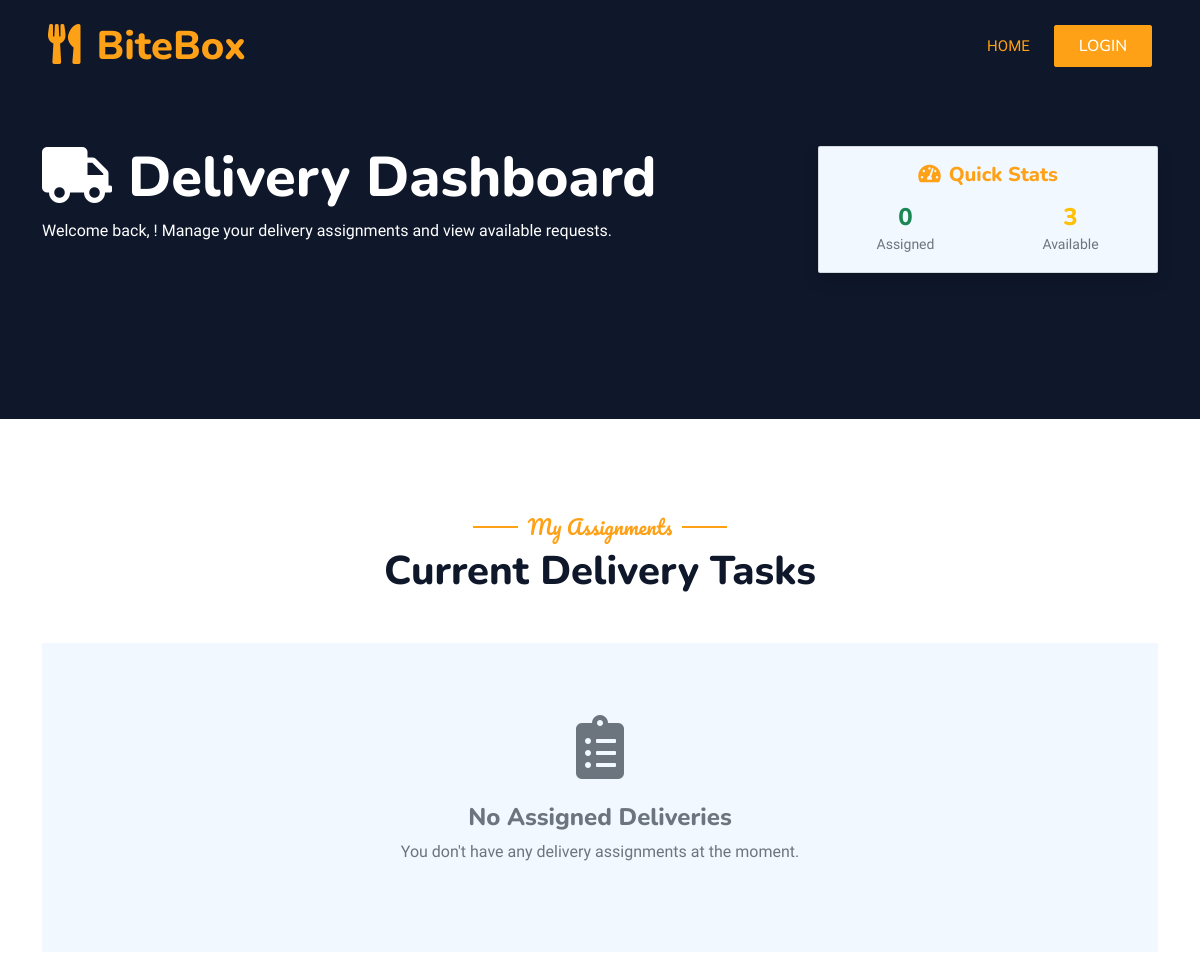
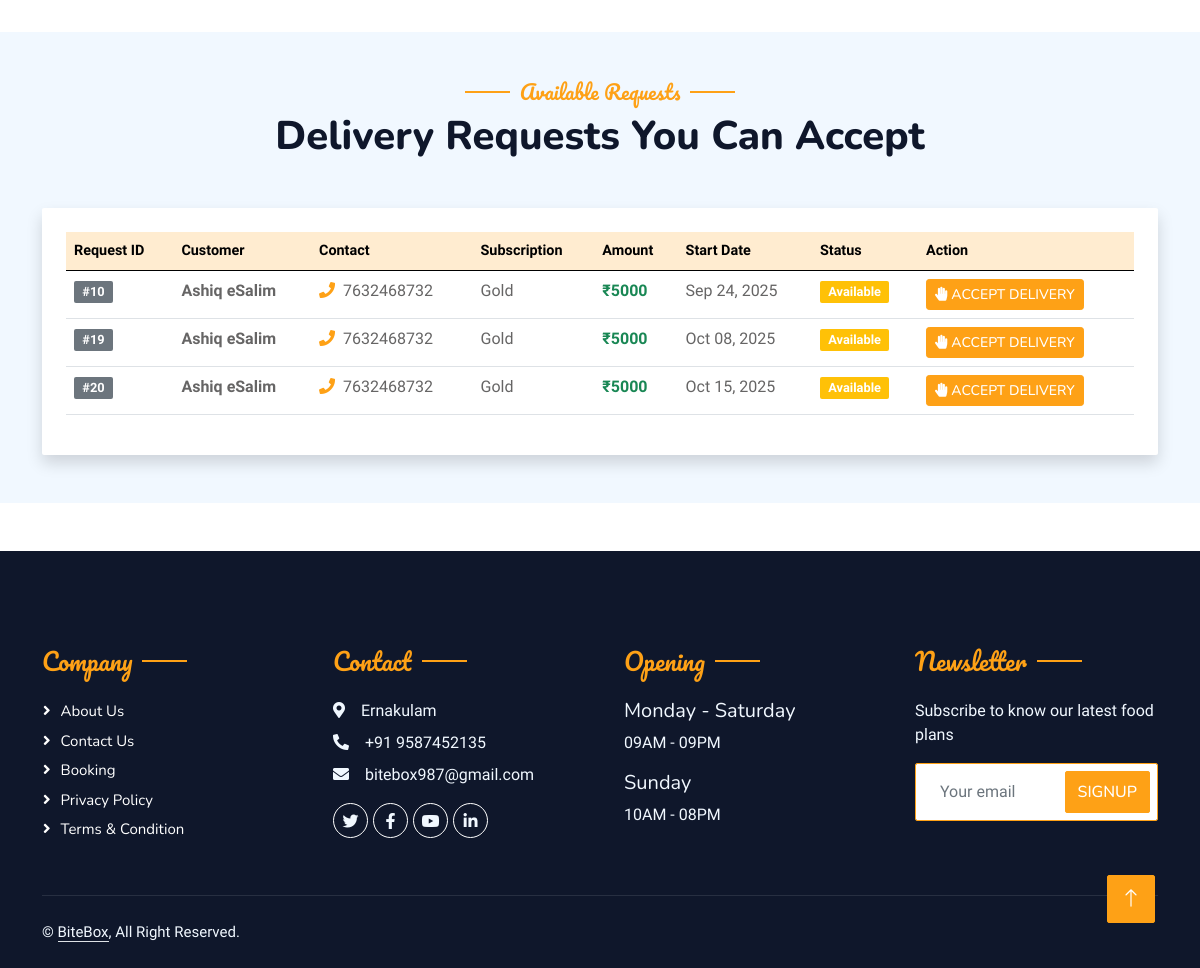
Page /Deliveryperson/index.php on the committed database (2 pictures, top to bottom).
### tables this page shows
CREATE TABLE IF NOT EXISTS `tbl_request` (
  `requestid` int NOT NULL AUTO_INCREMENT,
  `customerid` int NOT NULL,
  `subscriptionid` int NOT NULL,
  `date` int NOT NULL,
  `startdate` date NOT NULL,
  `status` varchar(50) NOT NULL,
  `delivarypersonid` int DEFAULT NULL,
  PRIMARY KEY (`requestid`)
);

CREATE TABLE IF NOT EXISTS `tbl_customer` (
  `customerid` int NOT NULL AUTO_INCREMENT,
  `customername` varchar(30) NOT NULL,
  `locationid` int NOT NULL,
  `contactno` bigint NOT NULL,
  `email` varchar(25) NOT NULL,
  `username` varchar(15) NOT NULL,
  `password` varchar(10) NOT NULL,
  `housename` varchar(15) NOT NULL,
  `pincode` varchar(10) NOT NULL,
  `landmark` varchar(12) NOT NULL,
  PRIMARY KEY (`customerid`)
);

CREATE TABLE IF NOT EXISTS `tbl_subscription` (
  `subscriptionid` int NOT NULL AUTO_INCREMENT,
  `subname` varchar(30) NOT NULL,
  `day` decimal(10,0) NOT NULL,
  `amount` int NOT NULL,
  `description` text NOT NULL,
  `categoryid` int NOT NULL,
  `image` varchar(200) NOT NULL,
  PRIMARY KEY (`subscriptionid`)
);

### dboperation.php (called while the page is built, shortened)
<?php
class dboperation
{
    public $con,$res;
    function __construct()
    {
        $this->con=mysqli_connect("localhost","root","","db_bitebox");
    }
    public function executequery($sql)
    {
        $this->res=mysqli_query($this->con,$sql);
        return $this->res;
    }
}
?>

### Deliveryperson/index.php (the view, shortened to what this page needs)
<?php
include 'header.php';
include '../dboperation.php';
$db = new dboperation();
$isLoggedIn = true;
$deliveryPersonId = 3;
if ($isLoggedIn) {
    $assignedQuery = "SELECT r.*, c.customername, c.contactno, s.subname, s.amount
                      FROM tbl_request r
                      INNER JOIN tbl_customer c ON r.customerid = c.customerid
                      INNER JOIN tbl_subscription s ON r.subscriptionid = s.subscriptionid
                      WHERE r.delivarypersonid = '$deliveryPersonId'
                      AND r.status IN ('Assigned', 'Paid')
                      ORDER BY r.startdate ASC";
    $assignedDeliveries = $db->executequery($assignedQuery);
    $pendingQuery = "SELECT r.*, c.customername, c.contactno, s.subname, s.amount
                     FROM tbl_request r
                     INNER JOIN tbl_customer c ON r.customerid = c.customerid
                     INNER JOIN tbl_subscription s ON r.subscriptionid = s.subscriptionid
                     WHERE (r.delivarypersonid IS NULL OR r.delivarypersonid = 0)
                     AND r.status = 'Paid'
                     ORDER BY r.startdate ASC";
    $pendingDeliveries = $db->executequery($pendingQuery);
}
?>
            <div class="container-xxl py-5 bg-dark hero-header mb-5">
                <div class="container my-5 py-5">
                    <div class="row align-items-center g-5">
                        <div class="col-lg-8 text-center text-lg-start">
                            <h1 class="display-4 text-white animated slideInLeft">
                                <i class="fa fa-truck me-3"></i>Delivery Dashboard
                            </h1>
                            <p class="text-white animated slideInLeft mb-4 pb-2">
                                Welcome back, <?php echo htmlspecialchars($_SESSION["username"]); ?>! Manage your delivery assignments and view available requests.
                            </p>
                        </div>
                        <div class="col-lg-4 text-center">
                            <div class="card bg-light shadow">
                                <div class="card-body">
                                    <h5 class="card-title text-primary mb-3">
                                        <i class="fa fa-tachometer-alt me-2"></i>Quick Stats
                                    </h5>
                                    <div class="row">
                                        <div class="col-6">
                                            <h4 class="text-success mb-0"><?php echo mysqli_num_rows($assignedDeliveries ?? mysqli_query($db->conn, "SELECT 1")); ?></h4>
                                            <small class="text-muted">Assigned</small>
                                        </div>
                                        <div class="col-6">
                                            <h4 class="text-warning mb-0"><?php echo mysqli_num_rows($pendingDeliveries ?? mysqli_query($db->conn, "SELECT 1")); ?></h4>
                                            <small class="text-muted">Available</small>
                                        </div>
                                    </div>
                                </div>
                            </div>
                        </div>
                    </div>
                </div>
            </div>
        </div>
        <div class="container-xxl py-5">
            <div class="container">
                <div class="text-center wow fadeInUp" data-wow-delay="0.1s">
                    <h5 class="section-title ff-secondary text-center text-primary fw-normal">My Assignments</h5>
                    <h1 class="mb-5">Current Delivery Tasks</h1>
                </div>
                <div class="row">
                    <div class="col-12">
                        <div class="bg-light rounded h-100 p-4">
                            <?php if ($isLoggedIn && mysqli_num_rows($assignedDeliveries) > 0) { ?>
                                <div class="table-responsive">
                                    <table class="table table-hover">
                                        <thead class="table-dark">
                                            <tr>
                                                <th scope="col">Request ID</th>
                                                <th scope="col">Customer</th>
                                                <th scope="col">Contact</th>
                                                <th scope="col">Subscription</th>
                                                <th scope="col">Amount</th>
                                                <th scope="col">Start Date</th>
                                                <th scope="col">Status</th>
                                                <th scope="col">Action</th>
                                            </tr>
                                        </thead>
                                        <tbody>
                                            <?php while ($delivery = mysqli_fetch_assoc($assignedDeliveries)) { ?>
                                            <tr>
                                                <td><span class="badge bg-primary">#<?php echo $delivery['requestid']; ?></span></td>
                                                <td><strong><?php echo htmlspecialchars($delivery['customername']); ?></strong></td>
                                                <td>
                                                    <i class="fa fa-phone text-primary me-1"></i>
                                                    <?php echo htmlspecialchars($delivery['contactno']); ?>
                                                </td>
                                                <td><?php echo htmlspecialchars($delivery['subname']); ?></td>
                                                <td><span class="text-success fw-bold">₹<?php echo $delivery['amount']; ?></span></td>
                                                <td><?php echo date('M d, Y', strtotime($delivery['startdate'])); ?></td>
                                                <td>
                                                    <span class="badge bg-<?php echo $delivery['status'] == 'Paid' ? 'warning' : 'info'; ?>">
                                                        <?php echo $delivery['status']; ?>
                                                    </span>
                                                </td>
                                                <td>
                                                    <button class="btn btn-success btn-sm" onclick="markDelivered(<?php echo $delivery['requestid']; ?>)">
                                                        <i class="fa fa-check me-1"></i>Mark Delivered
                                                    </button>
                                                </td>
                                            </tr>
                                            <?php } ?>
                                        </tbody>
                                    </table>
                                </div>
                            <?php } else { ?>
                                <div class="text-center py-5">
                                    <i class="fa fa-clipboard-list fa-4x text-muted mb-4"></i>
                                    <h4 class="text-muted">No Assigned Deliveries</h4>
                                    <p class="text-muted">You don't have any delivery assignments at the moment.</p>
                                </div>
                            <?php } ?>
                        </div>
                    </div>
                </div>
            </div>
        </div>
        <div class="container-xxl py-5 bg-light">
            <div class="container">
                <div class="text-center wow fadeInUp" data-wow-delay="0.1s">
                    <h5 class="section-title ff-secondary text-center text-primary fw-normal">Available Requests</h5>
                    <h1 class="mb-5">Delivery Requests You Can Accept</h1>
                </div>
                <div class="row">
                    <div class="col-12">
                        <div class="bg-white rounded h-100 p-4 shadow">
                            <?php if ($isLoggedIn && mysqli_num_rows($pendingDeliveries) > 0) { ?>
                                <div class="table-responsive">
                                    <table class="table table-hover">
                                        <thead class="table-primary">
                                            <tr>
                                                <th scope="col">Request ID</th>
                                                <th scope="col">Customer</th>
                                                <th scope="col">Contact</th>
                                                <th scope="col">Subscription</th>
                                                <th scope="col">Amount</th>
                                                <th scope="col">Start Date</th>
                                                <th scope="col">Status</th>
                                                <th scope="col">Action</th>
                                            </tr>
                                        </thead>
                                        <tbody>
                                            <?php while ($request = mysqli_fetch_assoc($pendingDeliveries)) { ?>
                                            <tr>
                                                <td><span class="badge bg-secondary">#<?php echo $request['requestid']; ?></span></td>
                                                <td><strong><?php echo htmlspecialchars($request['customername']); ?></strong></td>
                                                <td>
                                                    <i class="fa fa-phone text-primary me-1"></i>
                                                    <?php echo htmlspecialchars($request['contactno']); ?>
                                                </td>
                                                <td><?php echo htmlspecialchars($request['subname']); ?></td>
                                                <td><span class="text-success fw-bold">₹<?php echo $request['amount']; ?></span></td>
                                                <td><?php echo date('M d, Y', strtotime($request['startdate'])); ?></td>
                                                <td>
                                                    <span class="badge bg-warning">
                                                        Available
                                                    </span>
                                                </td>
                                                <td>
                                                    <button class="btn btn-primary btn-sm" onclick="acceptDelivery(<?php echo $request['requestid']; ?>)">
                                                        <i class="fa fa-hand-paper me-1"></i>Accept Delivery
                                                    </button>
                                                </td>
                                            </tr>
                                            <?php } ?>
                                        </tbody>
                                    </table>
                                </div>
                            <?php } ?>
                        </div>
                    </div>
                </div>
            </div>
        </div>
<?php include 'footer.php'; ?>

### Deliveryperson/css/style.css (style rules this page uses)
:root { --primary: #FEA116; --light: #F1F8FF; --dark: #0F172B; }
.ff-secondary { font-family: 'Pacifico', cursive; }
.btn { font-family: 'Nunito', sans-serif; font-weight: 500; text-transform: uppercase; transition: .5s; }
.btn.btn-primary, .btn.btn-secondary { color: #FFFFFF; }
.hero-header { background: linear-gradient(rgba(15, 23, 43, .9), rgba(15, 23, 43, .9)), url(../img/bg-hero.jpg); background-position: center center; background-repeat: no-repeat; background-size: cover; }
.section-title { position: relative; display: inline-block; }
.section-title::before { position: absolute; content: ""; width: 45px; height: 2px; top: 50%; left: -55px; margin-top: -1px; background: var(--primary); }
.section-title::after { position: absolute; content: ""; width: 45px; height: 2px; top: 50%; right: -55px; margin-top: -1px; background: var(--primary); }

### Deliveryperson/index.php (style rules this page uses)
.table th { border-top: none; font-weight: 600; font-size: 0.9rem; }
.badge { font-size: 0.8rem; }
.hero-header { background: linear-gradient(rgba(15, 23, 43, .9), rgba(15, 23, 43, .9)); }

### rows in the picture
tbl_request: requestid "10", customerid.customername "Ashiq eSalim", customerid.contactno "7632468732", subscriptionid.subname "Gold", subscriptionid.amount "5000", startdate "Sep 24, 2025"
tbl_request: requestid "19", customerid.customername "Ashiq eSalim", customerid.contactno "7632468732", subscriptionid.subname "Gold", subscriptionid.amount "5000", startdate "Oct 08, 2025"
tbl_request: requestid "20", customerid.customername "Ashiq eSalim", customerid.contactno "7632468732", subscriptionid.subname "Gold", subscriptionid.amount "5000", startdate "Oct 15, 2025"
